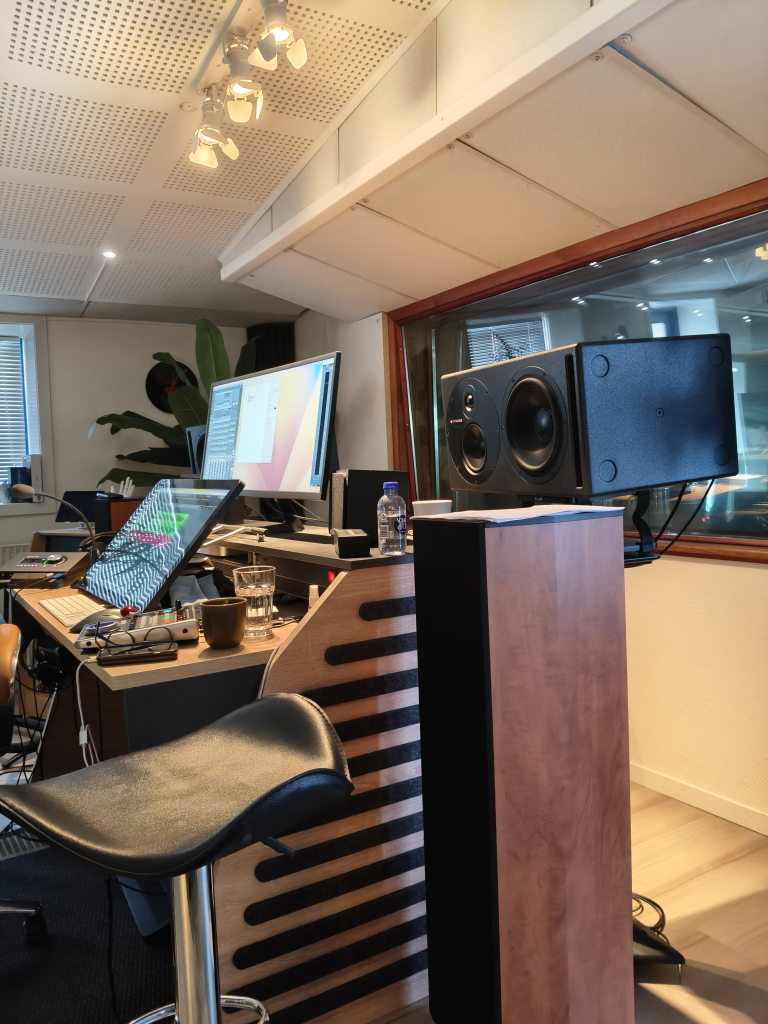
#> input picture IMG20260824120421.jpg, 3072 x 4096 px, found by its file name (shown at 1/4 size)
$ python optimize_and_relight.py
#> lines starting #> are read from the running program, lines starting #| are printed output that depends on the picture
import os
from PIL import Image, ImageEnhance, ImageOps

def process_image(input_path, output_path, max_width=1600, warmth=1.1, contrast=1.1, brightness=1.05, vignette_strength=0.3):
#> called with max_width = 1600, warmth = 1.1, contrast = 1.1, brightness = 1.05, vignette_strength = 0.3
    if not os.path.exists(input_path):
        print(f"File not found: {input_path}")
        return False

    img = Image.open(input_path).convert("RGB")
#> img is the input picture: PIL image 3072x4096 RGB; mean R, G, B 124.5, 108.8, 94.6

    # Resize keeping aspect ratio
    w, h = img.size
#> w = 3072; h = 4096
    if w > max_width:
        new_h = int(h * (max_width / float(w)))
#> new_h = 2133
        img = img.resize((max_width, new_h), Image.Resampling.LANCZOS)
#> img: PIL image 1600x2133 RGB

    # Contrast adjustment
    enh_con = ImageEnhance.Contrast(img)
    img = enh_con.enhance(contrast)

    # Brightness adjustment
    enh_bri = ImageEnhance.Brightness(img)
    img = enh_bri.enhance(brightness)

    # Warmth tinting (subtle golden tone boost)
    r, g, b = img.split()
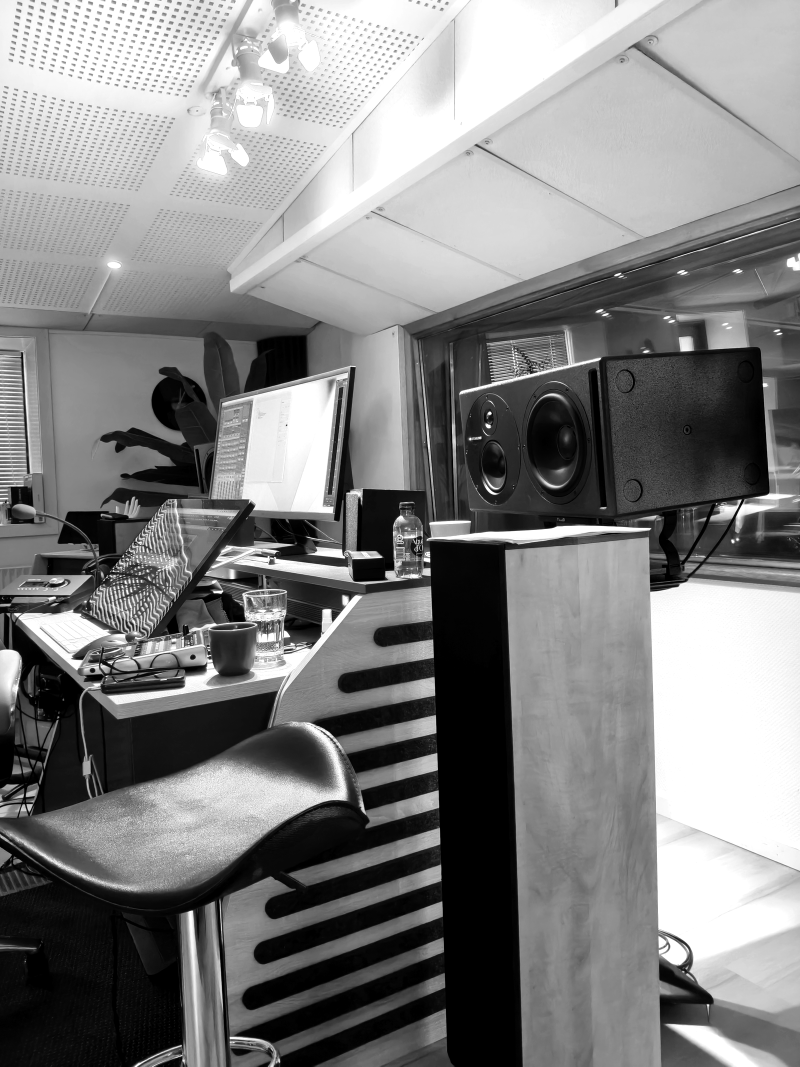
#> r: PIL image 1600x2133 L (shown at 1/2 size); min 0, max 255, mean 130.2
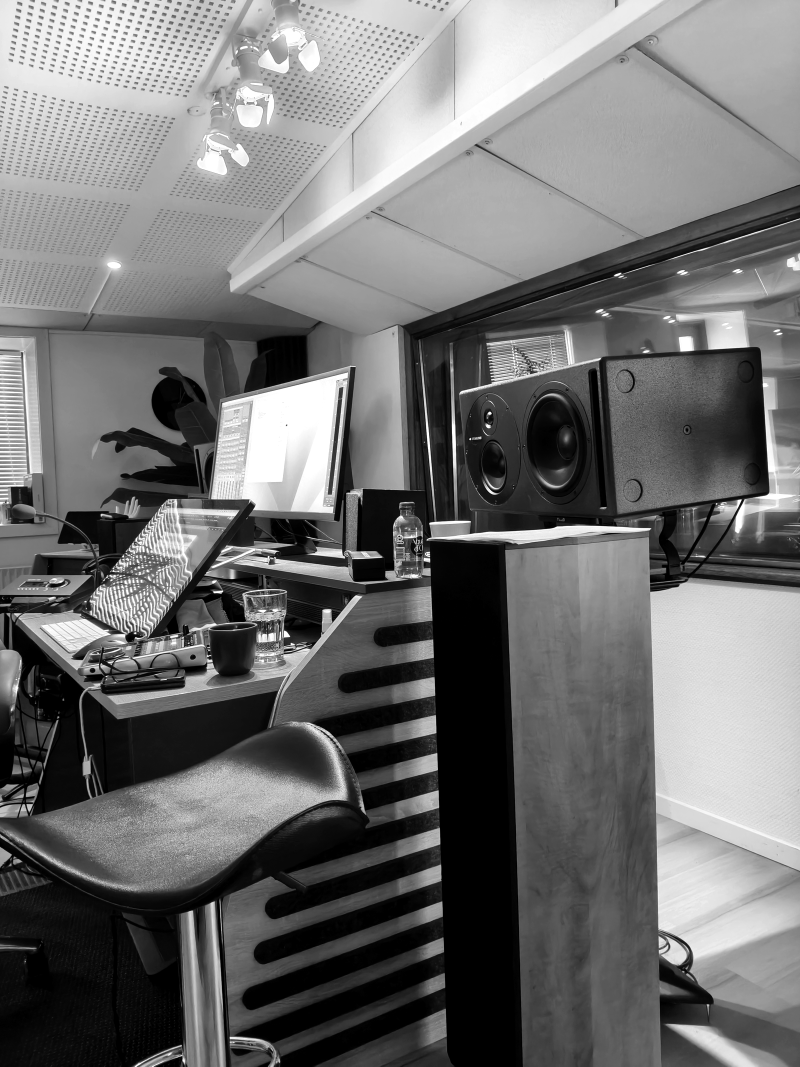
#> g: PIL image 1600x2133 L (shown at 1/2 size); min 0, max 255, mean 113
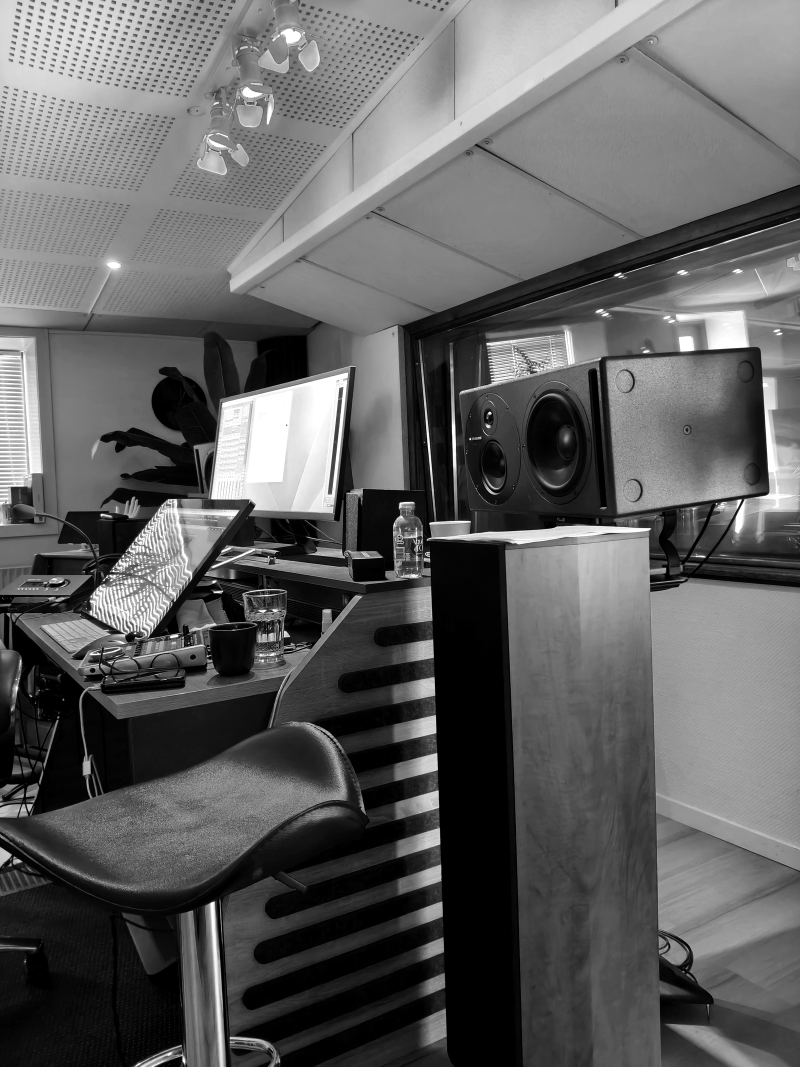
#> b: PIL image 1600x2133 L (shown at 1/2 size); min 0, max 255, mean 96.6
    r = r.point(lambda i: min(255, int(i * warmth)))
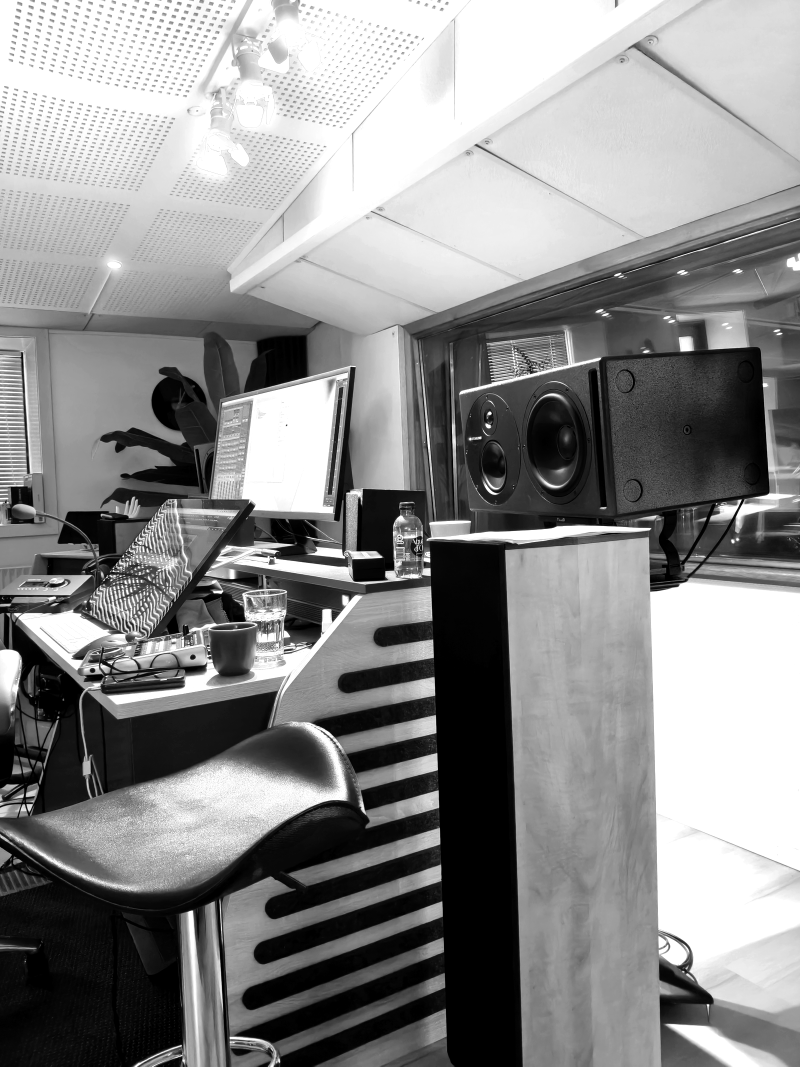
#> r: PIL image 1600x2133 L (shown at 1/2 size); min 0, max 255, mean 139.8
    g = g.point(lambda i: min(255, int(i * (1.0 + (warmth - 1.0)*0.5))))
    img = Image.merge("RGB", (r, g, b))
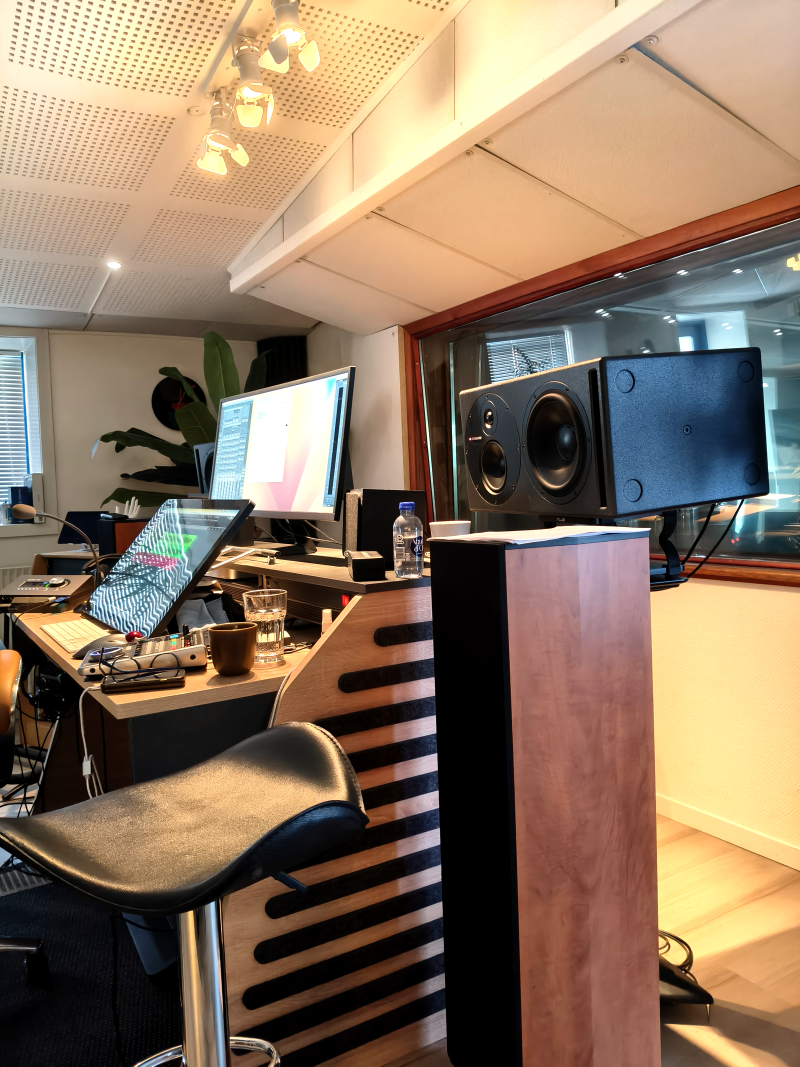
#> img: PIL image 1600x2133 RGB (shown at 1/2 size); mean R, G, B 139.8, 117.9, 96.6

    # Color saturation boost
    enh_col = ImageEnhance.Color(img)
    img = enh_col.enhance(1.08)

    # Save as WebP with high quality
    img.save(output_path, "WEBP", quality=88)
    size_kb = os.path.getsize(output_path) / 1024.0
    print(f"Processed {os.path.basename(input_path)} -> {os.path.basename(output_path)} ({size_kb:.1f} KB)")
    return True

if __name__ == "__main__":
    targets = [
        ("IMG20260824120421.jpg", "mli_chair_guitar.webp", 1600),
        ("IMG20260824091923.jpg", "mli_portrait_wall.webp", 1600),
        ("IMG20260816115406.jpg", "mli_glasses_portrait.webp", 1600),
        ("IMG20260816115014.jpg", "mli_stone_wall.webp", 1600),
        ("IMG20260819105351.jpg", "mli_stage_mic.webp", 1600),
        ("IMG20260819105412.jpg", "mli_hero_headphones.webp", 1600)
    ]

    base_dir = r"c:\Users\Bruger\Documents\AI\MLI"
    for inp, out, mw in targets:
        in_p = os.path.join(base_dir, inp)
        out_p = os.path.join(base_dir, out)
        process_image(in_p, out_p, max_width=mw)
